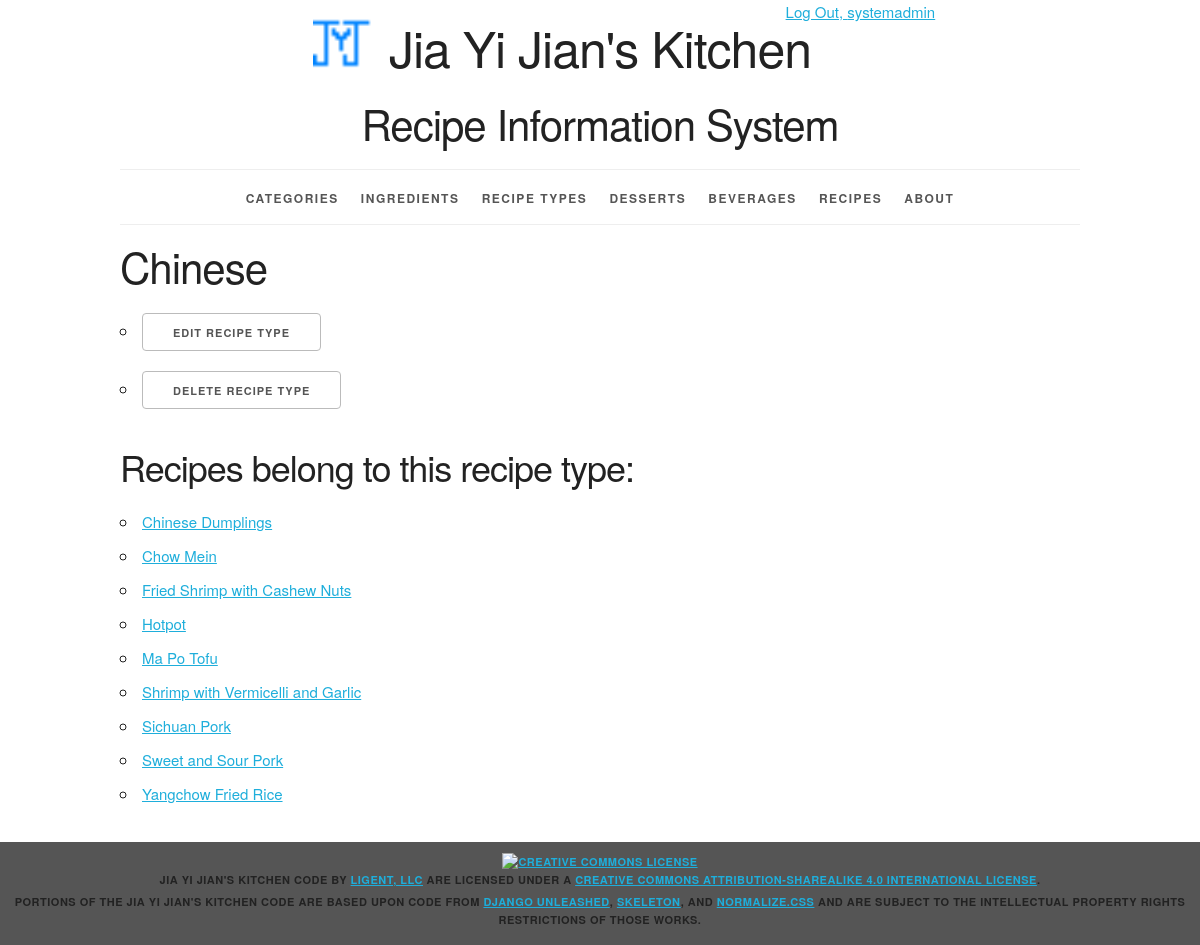
/recipe_types/6/ (signed in), run on the app's committed database.
### recipeinfo/models.py (models this page shows, shortened)
class Recipe_Type(models.Model):
    recipe_type_id = models.AutoField(primary_key=True)
    recipe_type_name = models.CharField(max_length=45)
    def get_update_url(self):
        return reverse('recipeinfo_recipe_type_update_urlpattern', kwargs={'pk': self.pk})
    def get_delete_url(self):
        return reverse('recipeinfo_recipe_type_delete_urlpattern',kwargs={'pk': self.pk})
    class Meta:
        ordering = ['recipe_type_name']

class Recipe(models.Model):
    recipe_id = models.AutoField(primary_key=True)
    recipe_name = models.CharField(max_length=45)
    recipe_type = models.ForeignKey(Recipe_Type, related_name='recipes', on_delete=models.PROTECT)
    beverage = models.ForeignKey(Beverage, related_name='recipes', on_delete=models.PROTECT)
    dessert = models.ForeignKey(Dessert, related_name='recipes', on_delete=models.PROTECT, null=True)
    def __str__(self):
        return '%s' % (self.recipe_name)
    def get_absolute_url(self):
        return reverse('recipeinfo_recipe_detail_urlpattern', kwargs={'pk': self.pk})
    class Meta:
        ordering = ['recipe_name']
        unique_together = (('recipe_type', 'recipe_name'))

### recipeinfo/views.py (the view)
class Recipe_TypeDetail(LoginRequiredMixin, PermissionRequiredMixin, View):
    permission_required = 'recipeinfo.view_recipe_type'
    def get(self, request, pk):
        recipe_type = get_object_or_404(Recipe_Type, pk=pk)
        recipe_list = recipe_type.recipes.all()
        return render(
            request,
            'recipeinfo/recipe_type_detail.html',
            {'recipe_type': recipe_type, 'recipe_list': recipe_list}
        )

### recipeinfo/templates/recipeinfo/recipe_type_detail.html (shortened to what this page needs)
{% extends 'recipeinfo/base.html' %}
{% block content %}
    <h2>{{ recipe_type.recipe_type_name }}</h2>
    <ul>
        {% if perms.recipeinfo.change_recipe_type %}
            <li><a href="{{ recipe_type.get_update_url }}"
                   class="button">Edit Recipe Type</a></li>
        {% endif %}
        {% if perms.recipeinfo.delete_recipe_type %}
            <li><a href="{{ recipe_type.get_delete_url }}"
                   class="button">Delete Recipe Type</a></li>
        {% endif %}
    </ul>
    <section>
        <h3>Recipes belong to this recipe type:</h3>
        <ul>
            {% for r in recipe_list %}
                <li>
                    <a href="{{ r.get_absolute_url }}">{{ r }}</a>
                </li>
            {% empty %}
                <li><em>The recipe type currently does not have any recipes.</em></li>
            {% endfor %}
        </ul>
    </section>
{% endblock %}

### recipeinfo/templates/recipeinfo/base.html (shortened to what this page needs)
{% load staticfiles %}
<!DOCTYPE html>
<html lang="en">
<head>
    <link rel="stylesheet" type="text/css"
          href="{% static 'recipeinfo/normalize.css' %}">
    <link rel="stylesheet" type="text/css"
          href="{% static 'recipeinfo/skeleton.css' %}">
    <link rel="stylesheet" type="text/css"
          href="{% static 'recipeinfo/style.css' %}">
</head>
<body>
<div class="container">
    <div class="offset-by-eight four columns">
        <ul class = "inline">
            {% if user.is_authenticated %}
                <li><a href="{% url 'logout_urlpattern' %}">
                    Log Out, {{ user.get_username }}</a></li>
                {% else %}
                <li><a href="{% url 'login_urlpattern' %}">
                    Log In</a></li>
            {% endif %}
        </ul>
    </div>
    <header class="row">
        <div class="offset-by-one ten columns">
            <h1 class="logo">Jia Yi Jian's Kitchen</h1>
            <h2>Recipe Information System</h2>
        </div>
    </header>
    <nav>
        <ul>
            {% if user.is_authenticated %}
            <li>
                <a href="{% url 'recipeinfo_category_list_urlpattern' %}">
                    Categories</a></li>
            <li>
                <a href="{% url 'recipeinfo_ingredient_list_urlpattern' %}">
                    Ingredients</a></li>
            <li>
                <a href="{% url 'recipeinfo_recipe_type_list_urlpattern' %}">
                    Recipe Types</a></li>
            <li>
                <a href="{% url 'recipeinfo_dessert_list_urlpattern' %}">
                    Desserts</a></li>
            <li>
                <a href="{% url 'recipeinfo_beverage_list_urlpattern' %}">
                    Beverages</a></li>
            <li>
                <a href="{% url 'recipeinfo_recipe_list_urlpattern' %}">
                    Recipes</a></li>
            {% endif %}
            <li>
                <a href="{% url 'about_urlpattern' %}">
                    About</a></li>
        </ul>
    </nav>
    <main>
        {% block content %}{% endblock %}
    </main>
</div>
<footer>
    <p>
        <a rel="license" href="http://creativecommons.org/licenses/by-sa/4.0/">
            <img alt="Creative Commons License" style="border-width:0"
                 src="https://i.creativecommons.org/l/by-sa/4.0/88x31.png"/>
        </a><br/><span property="dct:title">Jia Yi Jian's Kitchen Code</span>
        by
        <a href="https://www.ligent.net" property="cc:attributionName"
           rel="cc:attributionURL">Ligent, LLC</a> are licensed under a
        <a rel="license" href="http://creativecommons.org/licenses/by-sa/4.0/">Creative Commons Attribution-ShareAlike
            4.0 International License</a>.
    </p>
    <p>Portions of the Jia Yi Jian's Kitchen code are based upon code from
        <a href="https://django-unleashed.com">Django Unleashed</a>,
        <a href="http://getskeleton.com/">Skeleton</a>, and
        <a href="https://necolas.github.io/normalize.css/">Normalize.css</a> and
        are subject to the intellectual property rights restrictions of those works.
    </p>
</footer>
</body>
</html>

### recipeinfo/static/recipeinfo/skeleton.css (style rules this page uses)
.container { position: relative; width: 100%; max-width: 960px; margin: 0 auto; padding: 0 20px; box-sizing: border-box; }
.column, .columns { width: 100%; float: left; box-sizing: border-box; }
@media (min-width: 400px) { .container { width: 85%; padding: 0; } }
@media (min-width: 550px) { .container { width: 80%; } }
@media (min-width: 550px) { .column, .columns { margin-left: 4%; } }
@media (min-width: 550px) { .column:first-child, .columns:first-child { margin-left: 0; } }
@media (min-width: 550px) { .four.columns { width: 30.6666666667%; } }
@media (min-width: 550px) { .ten.columns { width: 82.6666666667%; } }
@media (min-width: 550px) { .offset-by-one.column, .offset-by-one.columns { margin-left: 8.66666666667%; } }
@media (min-width: 550px) { .offset-by-eight.column, .offset-by-eight.columns { margin-left: 69.3333333333%; } }
html { font-size: 62.5%; }
body { font-size: 1.5em; line-height: 1.6; font-weight: 400; font-family: "Raleway", "HelveticaNeue", "Helvetica Neue", Helvetica, Arial, sans-serif; color: #222; }
h1, h2, h3, h4, h5, h6 { margin-top: 0; margin-bottom: 2rem; font-weight: 300; }
h1 { font-size: 4.0rem; line-height: 1.2; letter-spacing: -.1rem; }
h2 { font-size: 3.6rem; line-height: 1.25; letter-spacing: -.1rem; }
h3 { font-size: 3.0rem; line-height: 1.3; letter-spacing: -.1rem; }
@media (min-width: 550px) { h1 { font-size: 5.0rem; } }
@media (min-width: 550px) { h2 { font-size: 4.2rem; } }
@media (min-width: 550px) { h3 { font-size: 3.6rem; } }
p { margin-top: 0; }
a { color: #1EAEDB; }
.button, button, input[type="submit"], input[type="reset"], input[type="button"] { display: inline-block; height: 38px; padding: 0 30px; color: #555; text-align: center; font-size: 11px; font-weight: 600; line-height: 38px; letter-spacing: .1rem; text-transform: uppercase; text-decoration: none; white-space: nowrap; background-color: transparent; border-radius: 4px; border: 1px solid #bbb; cursor: pointer; box-sizing: border-box; }
ul { list-style: circle inside; }
ol, ul { padding-left: 0; margin-top: 0; }
li { margin-bottom: 1rem; }
button, .button { margin-bottom: 1rem; }
pre, blockquote, dl, figure, table, p, ul, ol, form { margin-bottom: 2.5rem; }
.container:after, .row:after, .u-cf { content: ""; display: table; clear: both; }

### recipeinfo/static/recipeinfo/style.css (style rules this page uses)
html { height: 100%; background-color: #555; }
body { background-color: white; }
body>div>header { text-align: center;; }
header h1 { display: inline-block; font-weight: normal; font-style: normal; width: 100%; margin-top: 0; padding-top: 0; }
.logo { padding-top: 50px; background-image: url("recipeinfo_logo.ico"); background-size: 50px; background-repeat: no-repeat; background-position: top; }
@media (min-width: 750px) { .logo { padding-top: 0; background-size: contain; background-position: 0% 0%; } }
@media (min-width: 1000px) { .logo { background-position: 10% 0%; } }
@media (min-width: 1200px) { .logo { background-position: 15% 0%; } }
nav { border-top: 1px solid #eee; width: 100%; border-bottom: 1px solid #eee; margin: 0 0 1em; padding: 0; }
nav ul { margin: 0; padding: 1em 0; list-style-type: none; text-align: center; }
nav ul li { display: inline; padding: 0; margin: 0 0.25em; font-weight: 600; text-transform: uppercase; text-align: center; font-size: 1rem; letter-spacing: .10rem; }
@media (min-width: 400px) { nav ul li { letter-spacing: .15rem; font-size: 1.2rem; margin: 0 0.5em; } }
@media (min-width: 550px) { nav ul li { margin: 0 0.75em; } }
nav ul li a { color: #555; text-decoration: none; background-color: transparent; cursor: pointer; }
.inline { list-style-type: none; padding: 0; margin: 0 0 -0.5em; }
.inline li { display: inline; }
body>footer { width: 100%; background-color: #555; font-size: 1.1rem; letter-spacing: .05rem; font-weight: 600; text-transform: uppercase; text-align: center; padding: 1em 0; margin: 1em 0; }
body>footer p { margin-bottom: 0.5rem; }

### data on the page
Recipe_Type: recipe_type_name "Chinese"
Recipe: recipe_name "Chinese Dumplings"
Recipe: recipe_name "Chow Mein"
Recipe: recipe_name "Fried Shrimp with Cashew Nuts"
Recipe: recipe_name "Hotpot"
Recipe: recipe_name "Ma Po Tofu"
Recipe: recipe_name "Shrimp with Vermicelli and Garlic"
Recipe: recipe_name "Sichuan Pork"
Recipe: recipe_name "Sweet and Sour Pork"
Recipe: recipe_name "Yangchow Fried Rice"

### other printed values
{{ user.get_username }} "systemadmin"
